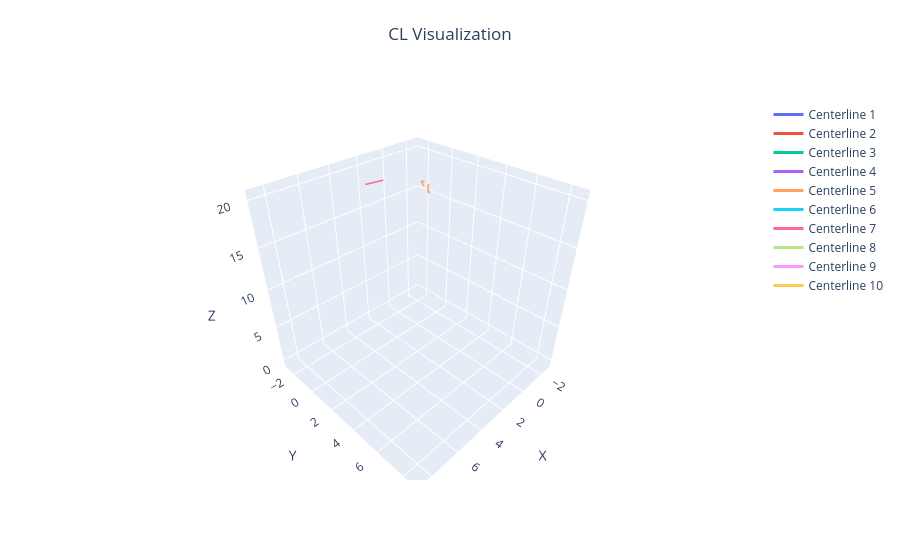

Notebook code for this chart:
### Code cell
from tqdm import tqdm
from cl_solver_v2 import CLSimulator

sim = CLSimulator(
    strands=poses,  # shape (N_strands, N_points, 3)
    #height_scale=1.0,
    radius=1.0,
    alpha=2.0,
    timestep=0.01,
    mass=1.0,
)

sim.run()
updated_strands = sim.get_strands()

# Visualize the updated strands
updated_strands = np.array(updated_strands)
plot_cls(updated_strands)
